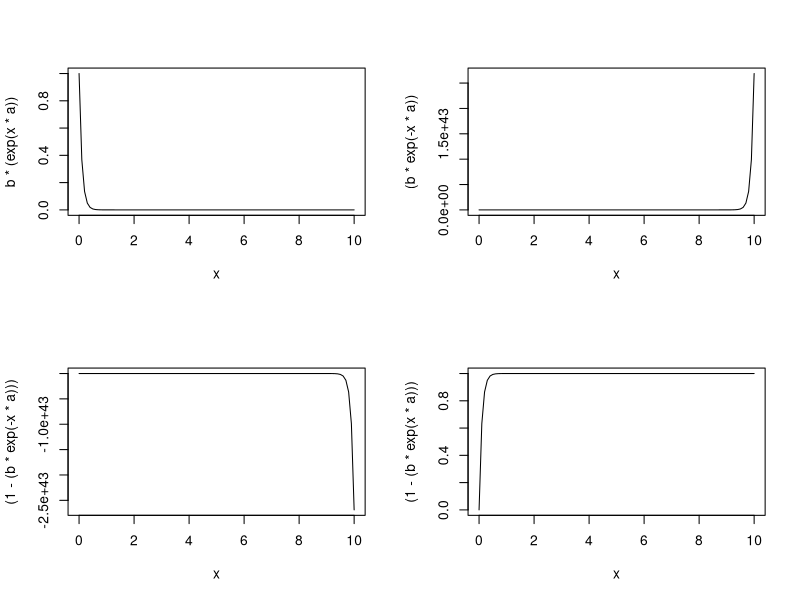
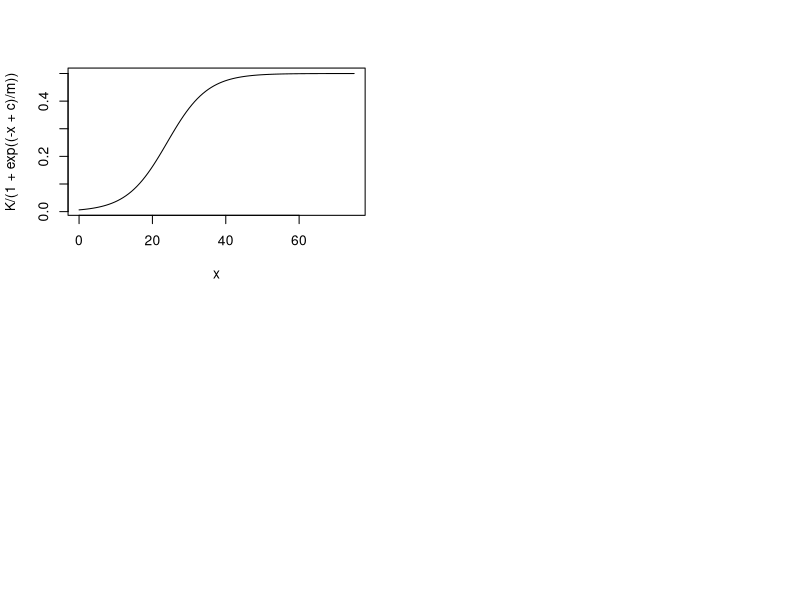
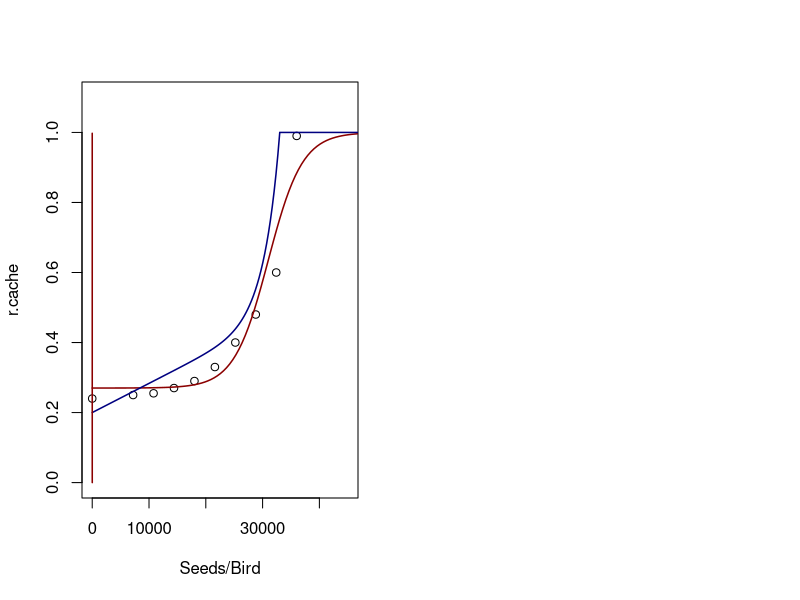

These charts were generated, in order, by the following R code:
############################################
######### SIMPLE FUNCTION EQUATIONS ########
############################################
#############################################
### Get the right Exponential function
#############################################
par(mfrow=c(2,2))
a= -10; b= 1
curve(b*(exp(x*a)), from=0, to=10)    ### I'll just try this one for now
curve((b*exp(-x*a)), from=0, to=10)
curve((1-(b*exp(-x*a))), from=0, to=10)
curve((1-(b*exp(x*a))), from=0, to=10)


##################################################################
################# General Sigmoid Function #######################
### K = asymptote; c = inflection point; m = slope of line at c ##
##################################################################
K = 0.5; c = 24; m = 5.5; a=1              ### From Jon Coop's data on Age vs Fecundity field data
curve(K/(1+exp((-x+c)/m)), from = 0, to = 75)

###################################################
### r.cache factor function  (Keane et al.1996)
###################################################
x = c(0.00001, seq(120, 600, 60))*60
y = c(0.24, 0.25, 0.255, 0.27, 0.29, 0.33, 0.4, 0.48, 0.6, 0.99)
K=0.73; c=31000; m=3000; Smax= 600*60
par(mfrow=c(1,2))
plot(x,y, ylim=c(0,1.1), xlim=c(0,45000), ylab= 'r.cache', xlab='Seeds/Bird')
curve(K/(1+exp((-x+c)/m)) + 0.27, from = 0, to = 55000, ylim=c(0,1), add=T, col='dark red', lwd=1.5)
curve(exp((x/Smax)^10) - 0.3 * (1 - (x/Smax)) - 0.5, from=0, to=33020, xlim=c(0,55000), ylim=c(0,1), col='navy', lwd=1.5, main='Figure 1B', xlab='Seeds per bird (x1000)', ylab='r.cache', add=T); curve(x/x, from=33020, to=55000, col='navy', lwd=1.5, add=T)

##################################################################
### r.ALs function with continuous approximation
### a+K = max fecundity (upper bound); K = min fecundity (lower bound)
### p = inflection point; m = slope at p
##################################################################
p = 3; m = 2; a = 1; K= 0
curve((a/(1+exp(m*(x-p)))+K), from= 0, to= 10, ylim=c(0,1), col='dark red', lwd=1.5, add=T)
